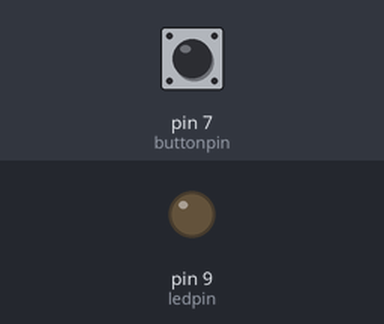
Recording of a sketch running on a simulated Arduino Uno, built with avr-gcc and run on an emulated ATmega328P. Shown: output pins drawn as LEDs (lit = HIGH). The test bench sets the inputs (shaded band); at power-on: pin 7 (buttonpin) LOW.

Above: at 1.2 s.
1.3 s: pin 7 (buttonpin) pulled HIGH for 0.15 s
At 1.37 s:
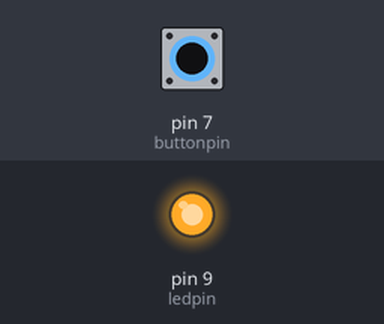
2.9 s: pin 7 (buttonpin) pulled HIGH for 3.2 s
At 7.2 s:
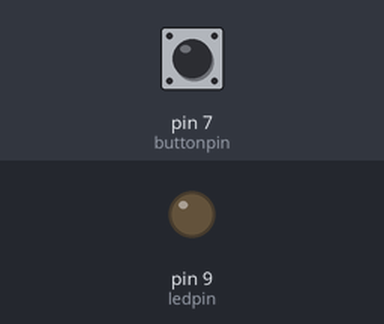
Timing chart, 0 to 8.7 s (numbered marks = the images above; inputs shaded):
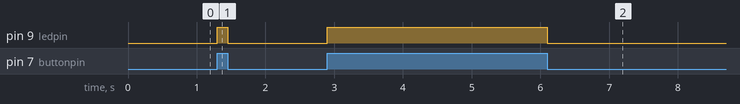

Measured:
- after the input at 1.3 s, pin 9 (ledpin): LOW → HIGH at once, → LOW 0.15 s later
- after the input at 2.9 s, pin 9 (ledpin): LOW → HIGH at once, → LOW 3.2 s later

The sketch:

Push-button.ino
```cpp
int ledpin = 9;
int buttonpin = 7;
void setup()
{
  pinMode(ledpin, OUTPUT);
  pinMode(buttonpin, INPUT);    //read from this pin
}

void loop()
{
  int button = digitalRead(buttonpin);     // read from the button pin
  if (button==HIGH)
  {
    digitalWrite(ledpin, HIGH);
  }
  else
  {
    digitalWrite(ledpin, LOW);
  }
}
```
